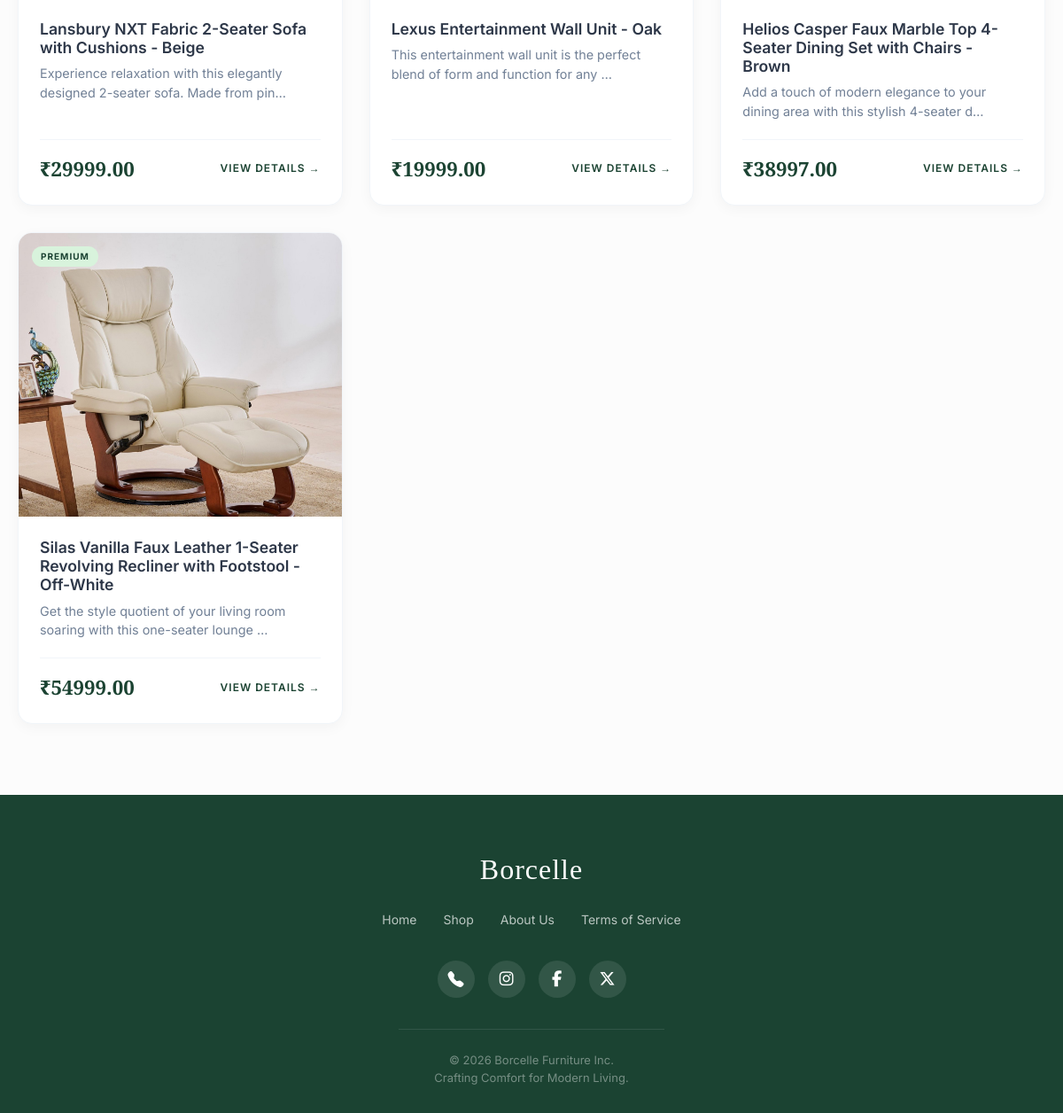
The page /guestproducts/ (lower part) on the database as committed earlier.
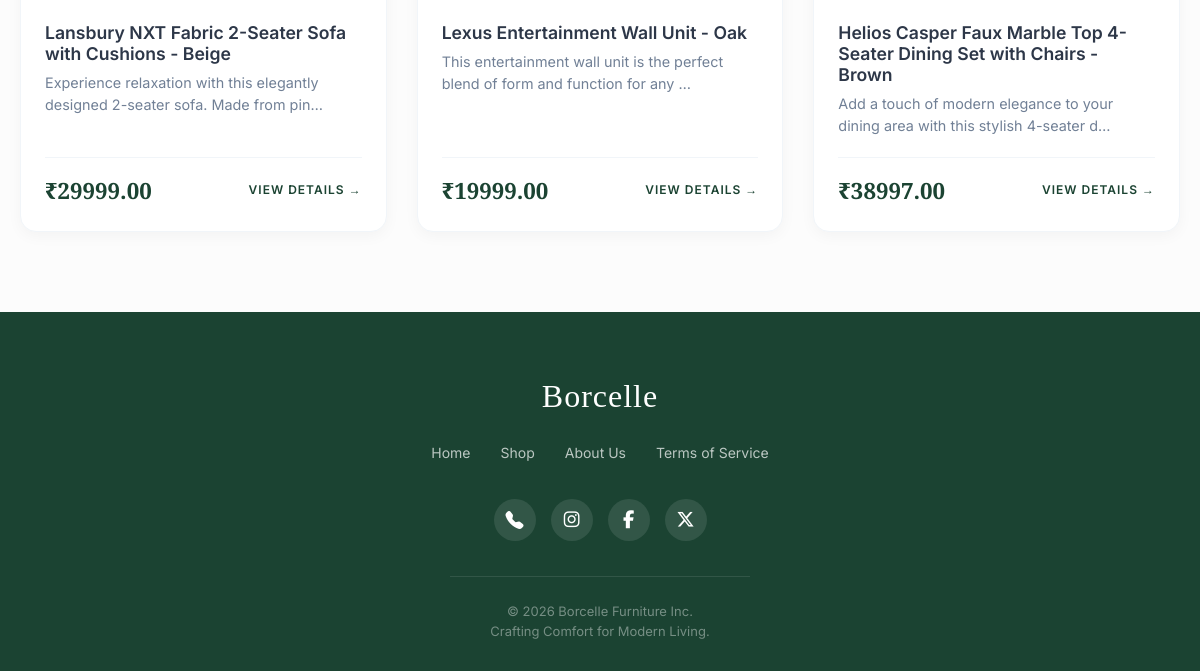
The same page on the database as committed later.
### adminApp/models.py (models this page shows)
class Product(models.Model):
    ProductId = models.AutoField(primary_key=True)
    ProductName = models.CharField(max_length=200)
    ProductDescription = models.TextField()
    ProductImage = models.ImageField(upload_to='products/', null=True, blank=True)
    ProductPrice = models.DecimalField(max_digits=10, decimal_places=2)
    stock = models.IntegerField(default=0)
    category = models.ForeignKey(Category, on_delete=models.CASCADE, related_name='products')

### guestApp/views.py (the view)
def productsList(request):
    product_details = Product.objects.all()
    return render(request, 'Guest/products.html', {'product_details': product_details,'action': 'list'})

### templates/Guest/products.html (shortened to what this page needs)
{% extends "guestHeaderFooter.html" %}
{% block content %}
{% if action == 'list' %}
{% if product_details %}
<div class="guest-product-grid">
 {% for product in product_details %}
    <a href="{% url 'login' %}" class="g-prod-card" style="text-decoration: none; color: inherit;">
        <div class="g-prod-img">
            <div class="g-prod-badge">Premium</div>
            <img src="{{ product.ProductImage.url }}" alt="{{ product.ProductName }}">
        </div>
        <div class="g-prod-info">
            <h3>{{ product.ProductName }}</h3>
            <p>{{ product.ProductDescription|truncatechars:80 }}</p>
            <div class="g-prod-footer">
                <div class="g-prod-price">₹{{ product.ProductPrice }}</div>
                <div class="g-prod-btn">View Details &rarr;</div>
            </div>
        </div>
    </a>
{% endfor %}
</div>
{% else %}
<div class="empty-state">
  <h3>No products available currently.</h3>
  <p>Please check back later as we update our collection.</p>
</div>
{% endif %}
{% endif %}
{% endblock %}

Rows that differ between the two databases and show on the page:
removed Product: ProductImage (picture), ProductName "Silas Vanilla Faux Leather 1-Seater Revolving Recliner with Footstool - Off-White", ProductDescription "Get the style quotient of your living room soaring with this one-seater lounge …", ProductPrice "54999.00"
